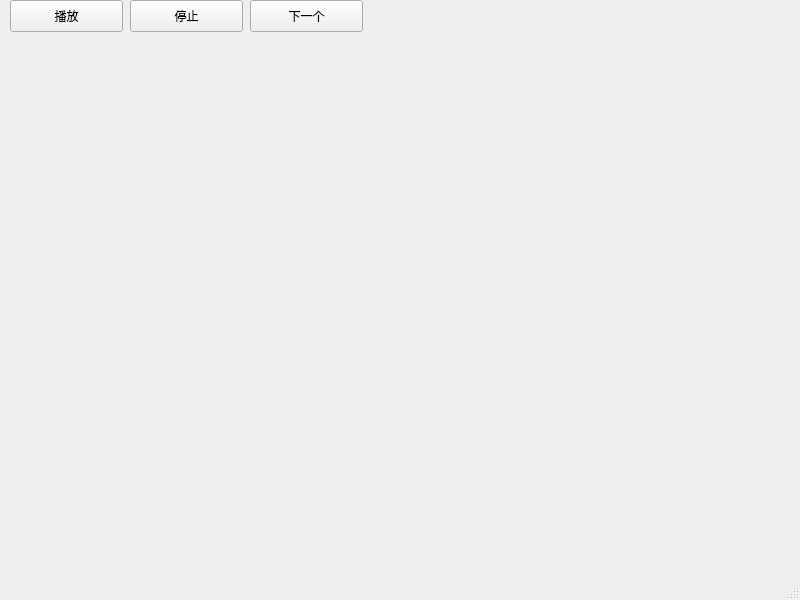
<?xml version="1.0" encoding="UTF-8"?>
<ui version="4.0">
 <class>MainWindow</class>
 <widget class="QMainWindow" name="MainWindow">
  <property name="geometry">
   <rect>
    <x>0</x>
    <y>0</y>
    <width>800</width>
    <height>600</height>
   </rect>
  </property>
  <property name="windowTitle">
   <string>MainWindow</string>
  </property>
  <widget class="QWidget" name="centralwidget">
   <widget class="QPushButton" name="playButton">
    <property name="geometry">
     <rect>
      <x>10</x>
      <y>0</y>
      <width>113</width>
      <height>32</height>
     </rect>
    </property>
    <property name="text">
     <string>播放</string>
    </property>
   </widget>
   <widget class="QPushButton" name="stopButton">
    <property name="geometry">
     <rect>
      <x>130</x>
      <y>0</y>
      <width>113</width>
      <height>32</height>
     </rect>
    </property>
    <property name="text">
     <string>停止</string>
    </property>
   </widget>
   <widget class="QPushButton" name="nextButton">
    <property name="geometry">
     <rect>
      <x>250</x>
      <y>0</y>
      <width>113</width>
      <height>32</height>
     </rect>
    </property>
    <property name="text">
     <string>下一个</string>
    </property>
   </widget>
  </widget>
  <widget class="QMenuBar" name="menubar">
   <property name="geometry">
    <rect>
     <x>0</x>
     <y>0</y>
     <width>800</width>
     <height>24</height>
    </rect>
   </property>
  </widget>
  <widget class="QStatusBar" name="statusbar"/>
 </widget>
 <resources/>
 <connections/>
</ui>
